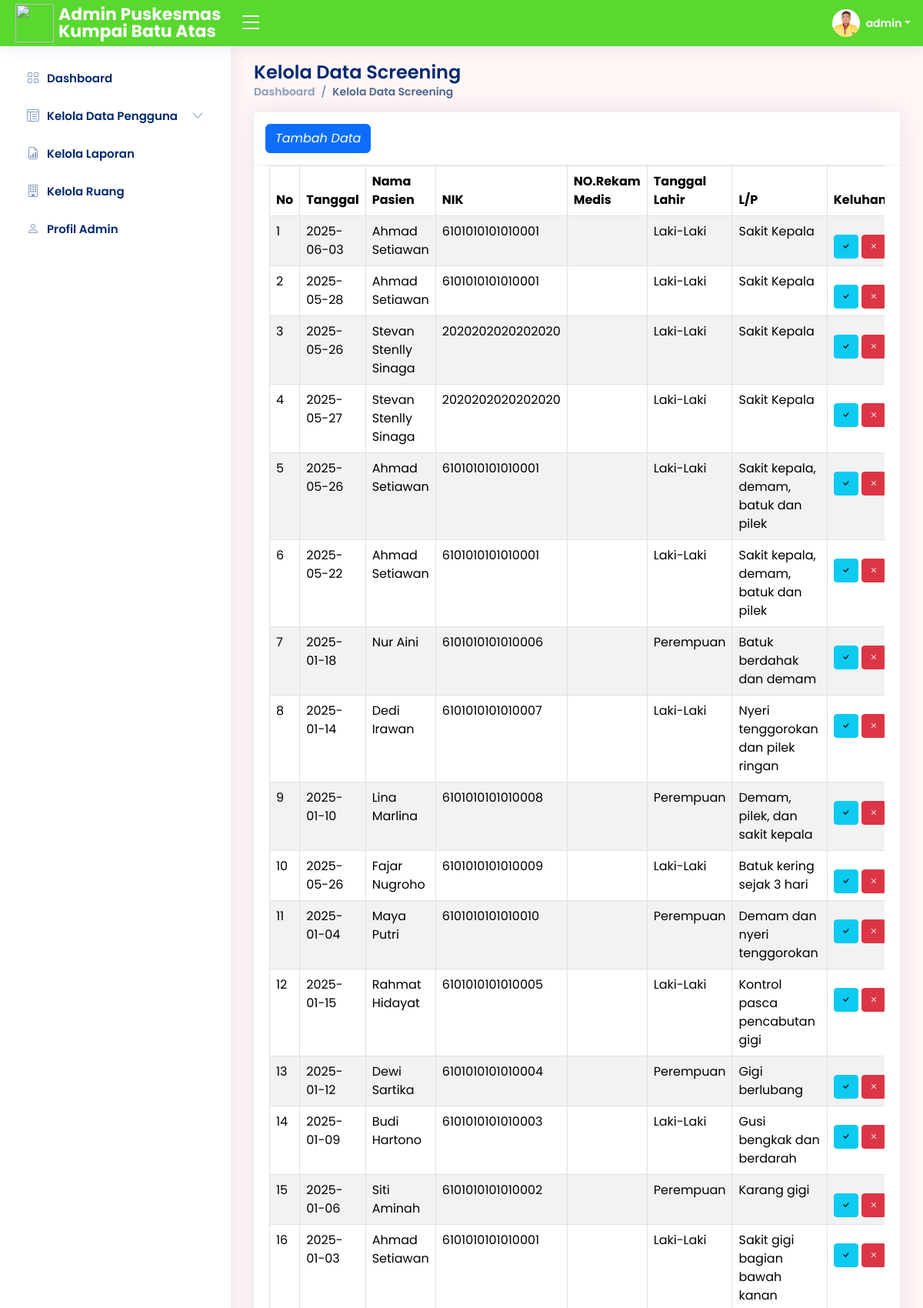
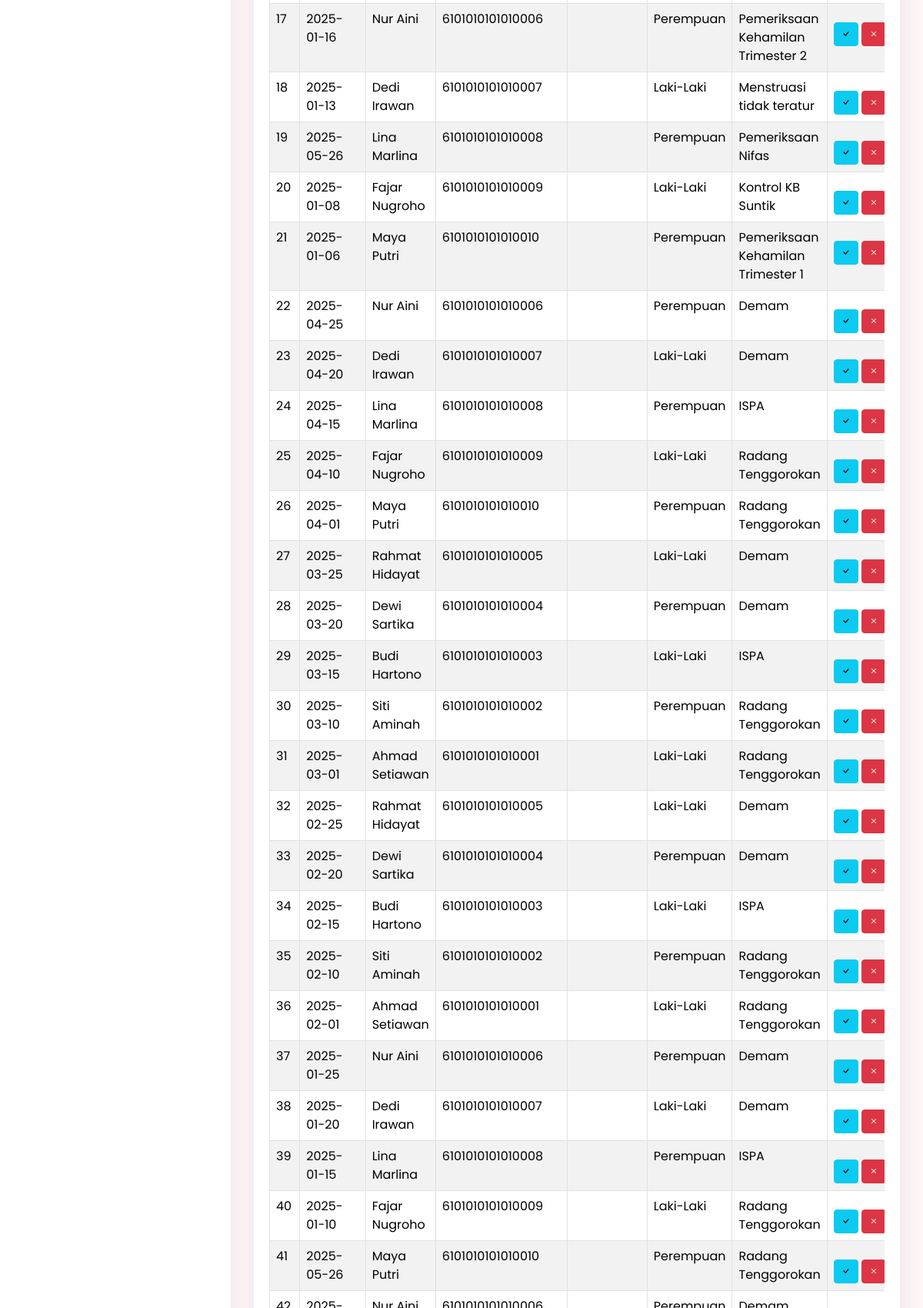
/adm/Kelola_Screening/tabel-screening.php (signed in, upper part), run on the app's committed database (2 pictures, top to bottom).
### tables this page shows
CREATE TABLE `rekam_medis` (
  `id_rm` bigint(20) NOT NULL,
  `id_ruang` bigint(20) NOT NULL,
  `nip_petugas` bigint(20) NOT NULL,
  `nik_pasien` bigint(20) NOT NULL,
  `tgl_pemeriksaan` date NOT NULL,
  `waktu_pemeriksaan` time NOT NULL DEFAULT current_timestamp(),
  `sakit` varchar(100) NOT NULL,
  `nyeri_telan` enum('','Ya','Tidak') NOT NULL,
  `demam` enum('','Ya','Tidak') NOT NULL,
  `batuk` enum('','Ya','Tidak') NOT NULL,
  `pilek` enum('','Ya','Tidak') NOT NULL,
  `tekanan_darah` varchar(100) NOT NULL,
  `nadi` varchar(100) NOT NULL,
  `siklus_nafas` varchar(100) NOT NULL,
  `suhu_badan` varchar(100) NOT NULL,
  `resiko_jatuh` enum('','Ya','Tidak') NOT NULL,
  `keterangan_screening` varchar(100) NOT NULL,
  `status_screening` varchar(50) DEFAULT 'Belum Diperiksa',
  `status_dokter` varchar(50) DEFAULT 'Belum Diperiksa',
  `nip_dokter` bigint(20) NOT NULL,
  `ICD_10` varchar(50) NOT NULL,
  `nama_penyakit` varchar(100) NOT NULL,
  `keterangan_hasil` varchar(200) NOT NULL,
  `umur` int(10) NOT NULL
);

CREATE TABLE `pasien` (
  `nik_pasien` bigint(20) NOT NULL,
  `bpjs` varchar(50) NOT NULL,
  `rm` int(10) NOT NULL,
  `nama_pasien` varchar(100) NOT NULL,
  `foto_pasien` text DEFAULT 'default.png',
  `jk_pasien` enum('','Laki-Laki','Perempuan') NOT NULL,
  `agama_pasien` enum('','Islam','Kristen','Katolik','Hindu','Buddha','Khonghucu') NOT NULL,
  `status_pernikahan_pasien` enum('','Sudah Menikah','Belum Menikah','Janda/Duda') NOT NULL,
  `alamat_pasien` varchar(100) NOT NULL,
  `no_hp_pasien` varchar(50) NOT NULL,
  `password_pasien` varchar(50) NOT NULL,
  `pekerjaan_pasien` varchar(100) NOT NULL,
  `riwayat_alergi_pasien` varchar(100) NOT NULL,
  `tinggi_badan` varchar(10) NOT NULL,
  `lingkar_perut` varchar(10) NOT NULL,
  `lingkar_kepala` varchar(10) NOT NULL,
  `lingkar_dada` varchar(10) NOT NULL,
  `berat_badan` varchar(10) NOT NULL,
  `tempat_lahir_pasien` varchar(50) NOT NULL,
  `tgl_lahir_pasien` date NOT NULL
);

### adm/Kelola_Screening/tabel-screening.php (the view, shortened to what this page needs)
<?php
require 'function-screening.php';
?>
<!DOCTYPE html>
<html lang="en">
<head>
  <?php
  include '../link.php';
  ?>
</head>
<body>
  <?php
  include '../header.php';
  include '../siderbar.php';
  ?>
  <main id="main" class="main">
    <div class="pagetitle">
      <h1>Kelola Data Screening</h1>
      <nav>
        <ol class="breadcrumb">
          <li class="breadcrumb-item"><a href="../Dashboard/index.php">Dashboard</a></li>
          <li class="breadcrumb-item active">Kelola Data Screening</li>
        </ol>
      </nav>
    </div>
    <div class="card mb-4">
      <div class="card-header">
        <button type="button" class="btn btn-primary" data-bs-toggle="modal" data-bs-target="#ExtralargeModal">
          <i class="fa fa-plus">
            Tambah Data
          </i></button>
      </div>
      <div class="card-body">
        <div class="table-responsive">
          <table class="table datatable table-striped table-bordered" id="dataTable" width="100%" cellspacing="0">
            <thead>
              <tr>
                <th>No</th>
                <th>Tanggal</th>
                <th>Nama Pasien</th>
                <th>NIK</th>
                <th>NO.Rekam Medis</th>
                <th>Tanggal Lahir</th>
                <th>L/P</th>
                <th>Keluhan</th>
              </tr>
            </thead>
            <tbody>
              <?php
              $ambilsemuascreening = mysqli_query($conn, "SELECT * FROM rekam_medis
              a left join pasien b on a.nik_pasien=b.nik_pasien  ORDER BY id_rm DESC ");
              $i = 1;
              while ($data = mysqli_fetch_array($ambilsemuascreening)) {
                $id_rm = $data['id_rm'];
                $nik_pasien  = $data['nik_pasien'];
                $tgl_pemeriksaan = $data['tgl_pemeriksaan'];
                $sakit = $data['sakit'];
                $nama_pasien = $data['nama_pasien'];
                $ttl_pasien = $data['ttl_pasien'];
                $jk_pasien = $data['jk_pasien'];
                $status = $data['status'];
              ?>
                <tr>
                  <td><?= $i++; ?></td>
                  <td><?= $tgl_pemeriksaan; ?></td>
                  <td><?= $nama_pasien; ?></td>
                  <td><?= $nik_pasien; ?></td>
                  <td><?= $ttl_pasien; ?></td>
                  <td><?= $jk_pasien; ?></td>
                  <td><?= $sakit; ?></td>
                  <td><?= $status; ?>
                    <a href="status-confirmed.php?id_rm=<?php echo $id_rm; ?>"> <button type="button" class="btn btn-info btn-sm"><i class="bi bi-check"></i></button></a>
                    <a href="status-nonconf.php?id_rm=<?php echo $id_rm; ?>"><button type="button" class="btn btn-danger btn-sm"><i class="bi bi-x"></i></button></a>
                  </td>
                </tr>
              <?php
              };
              ?>
            </tbody>
          </table>
        </div>
      </div>
    </div>
  </main>
</body>
</html>

### adm/header.php (shortened to what this page needs)
<?php
include "../../koneksi.php";
?>
<header id="header" class="header fixed-top d-flex align-items-center">
  <div class="d-flex align-items-center justify-content-between">
    <a href="index.php" class="logo d-flex align-items-center">
      <img src="../img/logo_pkm.jpg" width="50" height="50">
      <span class="d-none d-lg-block">Admin Puskesmas Kumpai Batu Atas</span>
    </a>
    <i class="bi bi-list toggle-sidebar-btn collapsed"></i>
  </div>
  <nav class="header-nav ms-auto">
    <?php
    $id_adm = $_SESSION['admin_id'];
    $tampiladmin = mysqli_query($conn, "SELECT * FROM admin WHERE id_admin='$id_adm'");
    while ($data = mysqli_fetch_array($tampiladmin)) :
    ?>
      <ul class="d-flex align-items-center">
        <li class="nav-item dropdown pe-3">
          <a class="nav-link nav-profile d-flex align-items-center pe-0" href="#" data-bs-toggle="dropdown">
            <img src="../Profil_Admin/img/<?php echo $data['foto_admin']; ?>" alt="<?php echo $data['foto_admin']; ?>" class="rounded-circle">
            <span class="d-none d-md-block dropdown-toggle ps-2"><?php echo $data['username_admin']; ?></span>
          </a>
        </li>
      </ul>
    <?php
    endwhile;
    ?>
  </nav>
</header>

### adm/assets/css/style5.css (style rules this page uses)
:root { scroll-behavior: smooth; }
body { font-family: "Open Sans", sans-serif; background: #fff6f6; color: #444444; }
a { color: #4154f1; text-decoration: none; }
h1, h2, h3, h4, h5, h6 { font-family: "Nunito", sans-serif; }
#main { margin-top: 60px; padding: 20px 30px; transition: all 0.3s; }
.pagetitle { margin-bottom: 10px; }
.pagetitle h1 { font-size: 24px; margin-bottom: 0; font-weight: 600; color: #012970; }
.card { margin-bottom: 30px; border: none; border-radius: 5px; box-shadow: 0px 0 30px rgba(1, 41, 112, 0.1); }
.card-header, .card-footer { border-color: #ebeef4; background-color: #ffffff; color: #798eb3; padding: 15px; }
.card-body { padding: 0 20px 20px 20px; }
.breadcrumb { font-size: 14px; font-family: "Nunito", sans-serif; color: #899bbd; font-weight: 600; }
.breadcrumb a { color: #899bbd; transition: 0.3s; }
.breadcrumb .breadcrumb-item::before { color: #899bbd; }
.breadcrumb .active { color: #51678f; font-weight: 600; }
.logo { line-height: 1; }
@media (min-width: 1200px) { .logo { width: 280px; } }
.logo img { margin-right: 6px; }
.logo span { font-size: 22px; font-weight: 700; color: #ffffff; font-family: "Nunito", sans-serif; }
.header { transition: all 0.5s; z-index: 997; height: 60px; box-shadow: 0px 2px 20px rgba(1, 41, 112, 0.1); background-color: #59d82f; padding-left: 20px; }
.header .toggle-sidebar-btn { font-size: 32px; padding-left: 10px; cursor: pointer; color: #ffffff; }
.header-nav ul { list-style: none; }
.header-nav>ul { margin: 0; padding: 0; }
.header-nav .nav-profile { color: #ffffff; }
.header-nav .nav-profile img { max-height: 36px; }
.header-nav .nav-profile span { font-size: 14px; font-weight: 600; }
@media (min-width: 1200px) { #main, #footer { margin-left: 300px; } }
body, h1, h2, h3, h4, h5, h6, p, a, span, td, th, label, input, button, select, .breadcrumb, .card-title, .card-text { font-family: 'Poppins', sans-serif !important; }

### data on the page
rekam_medis: tgl_pemeriksaan "2025-06-03", pasien.nama_pasien "Ahmad Setiawan", pasien.nik_pasien "6101010101010001", pasien.jk_pasien "Laki-Laki", sakit "Sakit Kepala"
rekam_medis: tgl_pemeriksaan "2025-05-28", pasien.nama_pasien "Ahmad Setiawan", pasien.nik_pasien "6101010101010001", pasien.jk_pasien "Laki-Laki", sakit "Sakit Kepala"

### other printed values
$data['username_admin'] "admin"
